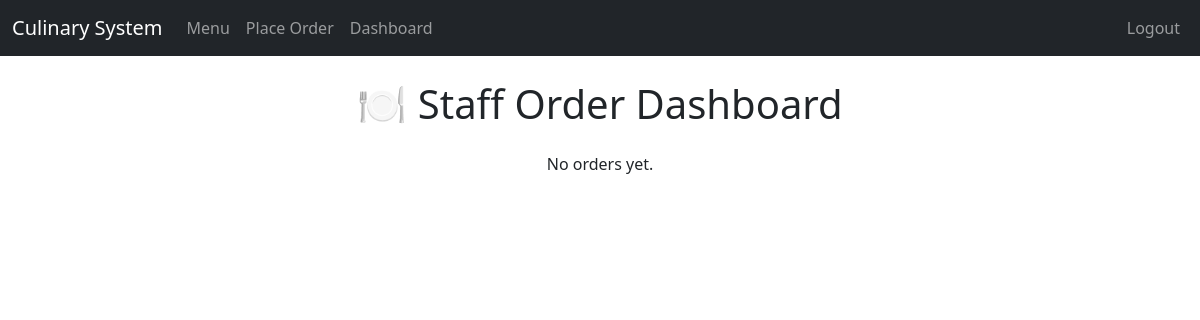
The page /staff/orders/ (signed in) on the database as committed earlier.
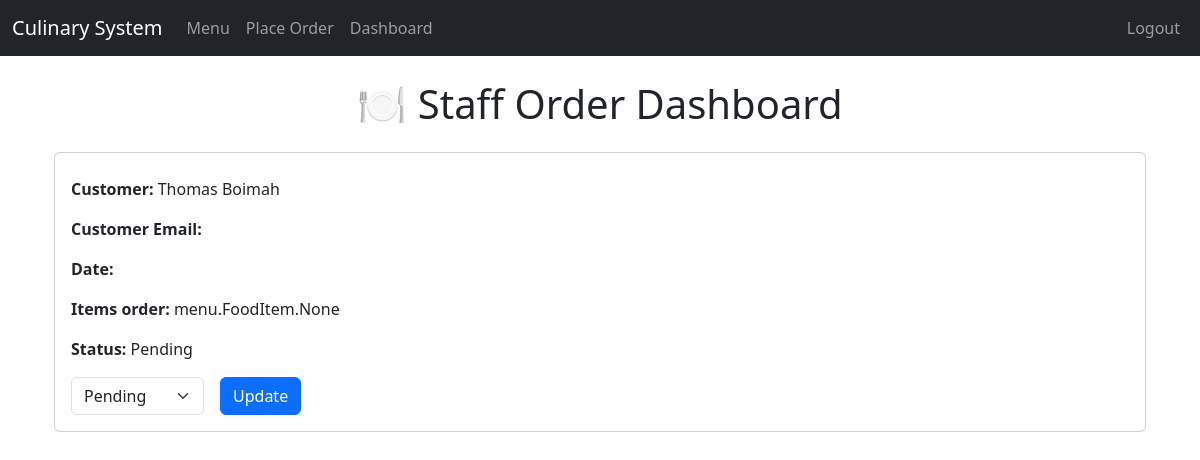
The same page on the database as committed later.
### menu/models.py (models this page shows, shortened)
class Order(models.Model):
    items = models.ManyToManyField('FoodItem')
    customer_name = models.CharField(max_length=100)
    customer_email = models.EmailField()
    quantity = models.PositiveIntegerField(default=1)
    STATUS_CHOICES = [
        ('Pending', 'Pending'),
        ('Preparing', 'Preparing'),
        ('Completed', 'Completed'),
    ]
    status = models.CharField(max_length=20, choices=STATUS_CHOICES, default='Pending')
    created_at = models.DateTimeField(auto_now_add=True)

### menu/views.py (the view, shortened to what this page needs)
# urls.py: path('staff/orders/', views.staff_dashboard, name='staff_dashboard'),
@login_required
def staff_dashboard(request):
    orders = Order.objects.all().order_by('-id')
    return render(request, 'menu/staff_dashboard.html', {'orders': orders,})

### menu/templates/menu/staff_dashboard.html (shortened to what this page needs)
{% extends 'menu/base.html' %}
{% block content %}
<div class="container">
    <h1 class="mb-4 text-center">🍽️ Staff Order Dashboard</h1>
    {% for order in orders %}
    <div class="card mb-3">
        <div class="card-body">
            <p class="card-text"><strong>Customer:</strong> {{ order.customer_name }}</p>
            <p class="card-text"><strong>Customer Email:</strong> {{ order.customer_email }}</p>
            <p class="card-text"><strong>Date:</strong> {{ order.Date }}</p>
            <p class="card-text"><strong>Items order:</strong> {{ order.items }}</p>
            <p class="card-text"><strong>Status:</strong> {{ order.status }}</p>
            <form method="post" class="row g-3">
                <div class="col-auto">
                    <select name="status" class="form-select">
                        <option value="Pending" {% if order.status == 'Pending' %}selected{% endif %}>Pending</option>
                    </select>
                </div>
                <div class="col-auto">
                    <button type="submit" class="btn btn-primary">Update</button>
                </div>
            </form>
        </div>
    </div>
    {% empty %}
        <p class="text-center">No orders yet.</p>
    {% endfor %}
{% endblock %}

### menu/templates/menu/base.html (shortened to what this page needs)
<!DOCTYPE html>
<html lang="en">
<head>
    <link href="https://cdn.jsdelivr.net/npm/bootstrap@5.3.3/dist/css/bootstrap.min.css" rel="stylesheet">
</head>
<body>
    <nav class="navbar navbar-expand-lg navbar-dark bg-dark">
        <div class="container-fluid">
          <a class="navbar-brand" href="{% url 'menu_list' %}">Culinary System</a>
          <div class="collapse navbar-collapse" id="navbarContent">
            <ul class="navbar-nav me-auto mb-2 mb-lg-0">
              <li class="nav-item">
                <a class="nav-link" href="{% url 'menu_list' %}">Menu</a>
              </li>
              <li class="nav-item">
                <a class="nav-link" href="{% url 'place_order' %}">Place Order</a>
              </li>
              {% if user.is_authenticated and user.is_staff %}
              <li class="nav-item">
                <a class="nav-link" href="{% url 'staff_dashboard' %}">Dashboard</a>
              </li>
              {% endif %}
            </ul>
            <ul class="navbar-nav ms-auto">
              {% if user.is_authenticated %}
              <li class="nav-item">
                <a class="nav-link" href="{% url 'login' %}">Logout</a>
              </li>
              {% else %}
              <li class="nav-item">
                <a class="nav-link" href="{% url 'login' %}">Login</a>
              </li>
              {% endif %}
            </ul>
          </div>
        </div>
      </nav>
<div class="container mt-4">
    {% block content %}{% endblock %}
</div>
</body>
</html>

Rows that differ between the two databases and show on the page:
added Order: customer_name "Thomas Boimah", items "menu.FoodItem.None", status "Pending"
Other text that changed with them:
text no longer shown: "No orders yet."
